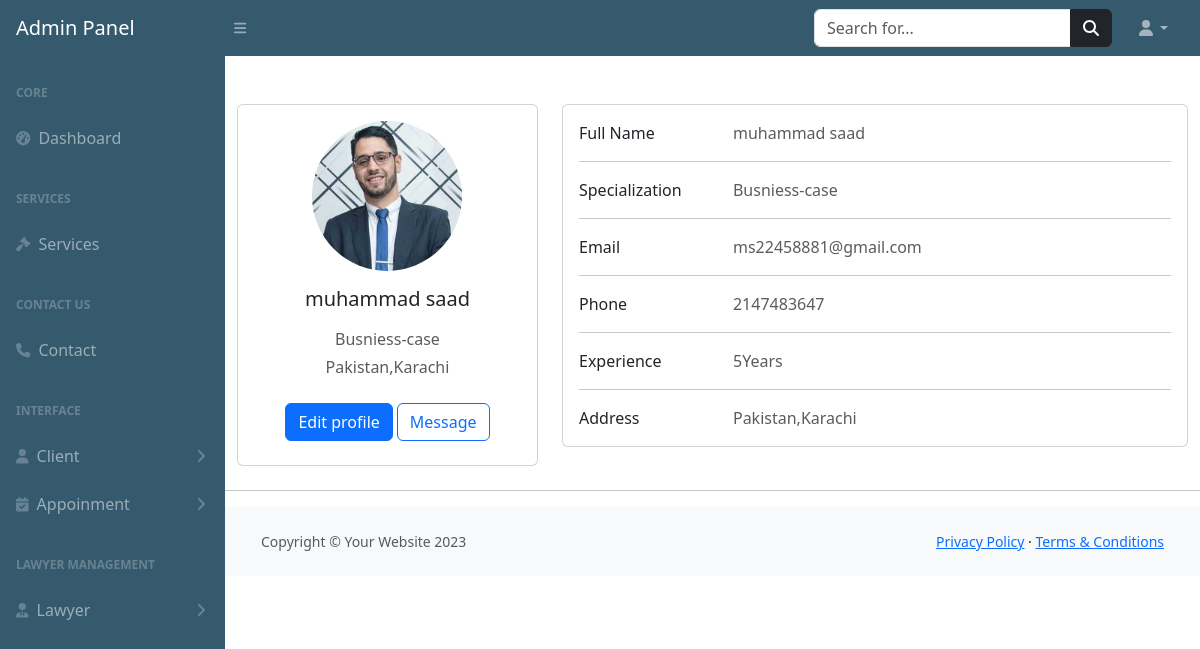
The page /admin-panel/profilelawyer.php?id=11 (signed in) on the database its author committed.
### tables this page shows
CREATE TABLE `lawyer` (
  `id` int(255) NOT NULL,
  `name` varchar(255) NOT NULL,
  `case` int(255) NOT NULL,
  `email` varchar(255) NOT NULL,
  `password` varchar(255) NOT NULL,
  `phone` int(255) NOT NULL,
  `experience` varchar(255) NOT NULL,
  `address` text NOT NULL,
  `image` varchar(255) NOT NULL
);

CREATE TABLE `cases` (
  `cid` int(255) NOT NULL,
  `case_name` varchar(255) NOT NULL
);

### admin-panel/profilelawyer.php (the view)
<?php
include ("includes/header.php");
include ("includes/topbar.php");
include ("includes/sidebar.php");
include("../config.php");
$law_id=$_GET['id'];
$profile="SELECT * FROM `lawyer` as l inner join `cases` as c on l.case=c.cid where id='$law_id'";
$run_query=mysqli_query($connection,$profile);
if (mysqli_num_rows($run_query)>0) {
  while ($row=mysqli_fetch_assoc($run_query)) {
?>
  <div class="container mt-5 ">
    <div class="row">
      <div class="col-lg-4">
        <div class="card mb-4">
          <div class="card-body text-center">
          <img src="<?php echo 'image/'.$row['image']?>" alt="avatar"
              class="rounded-circle img-fluid" style="width: 150px;height:150px">
            <h5 class="my-3"><?php echo $row['name']?></h5>
            <p class="text-muted mb-1"><?php echo $row['case_name']?></p>
            <p class="text-muted mb-4"><?php echo $row['address']?></p>
            <div class="d-flex justify-content-center mb-2">
              <button type="button" class="btn btn-primary">Edit profile</button>
              <button type="button" class="btn btn-outline-primary ms-1">Message</button>
            </div>
          </div>
        </div>
      </div>
      <div class="col-lg-8">
        <div class="card mb-4">
          <div class="card-body">
            <div class="row">
              <div class="col-sm-3">
                <p class="mb-0">Full Name</p>
              </div>
              <div class="col-sm-9">
                <p class="text-muted mb-0"><?php echo $row['name']?></p>
              </div>
            </div>
            <hr>
            <div class="row">
              <div class="col-sm-3">
                <p class="mb-0">Specialization</p>
              </div>
              <div class="col-sm-9">
                <p class="text-muted mb-0"><?php echo $row['case_name']?></p>
              </div>
            </div>
            <hr>
            <div class="row">
              <div class="col-sm-3">
                <p class="mb-0">Email</p>
              </div>
              <div class="col-sm-9">
                <p class="text-muted mb-0"><?php echo $row['email']?></p>
              </div>
            </div>
            <hr>
            <div class="row">
              <div class="col-sm-3">
                <p class="mb-0">Phone</p>
              </div>
              <div class="col-sm-9">
                <p class="text-muted mb-0"><?php echo $row['phone']?></p>
              </div>
            </div>
            <hr>
            <div class="row">
              <div class="col-sm-3">
                <p class="mb-0">Experience</p>
              </div>
              <div class="col-sm-9">
                <p class="text-muted mb-0"><?php echo $row['experience'] ?>Years</p>
              </div>
            </div>
            <hr>
            <div class="row">
              <div class="col-sm-3">
                <p class="mb-0">Address</p>
              </div>
              <div class="col-sm-9">
                <p class="text-muted mb-0"><?php echo $row['address']?></p>
              </div>
            </div>
          </div>
        </div>
      </div>
      <hr>
<?php
 }
}
?>
      </html>
<?php
include("includes/footer.php");
?>
</body>

### rows shown on the page
lawyer: image (picture), name "muhammad saad", case.case_name "Busniess-case", address "Pakistan,Karachi", email "ms22458881@gmail.com", phone "2147483647", experience "5"
